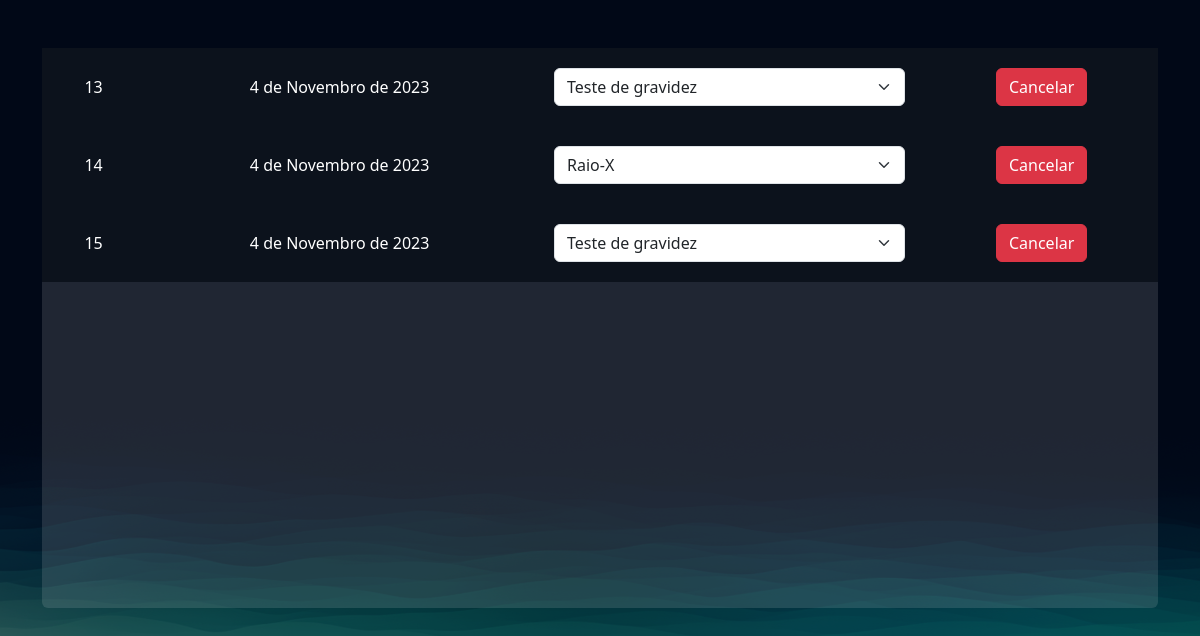
The app's page /exames/gerenciar_pedidos/ (signed in) with its own data.
### exames/models.py (models this page shows, shortened)
class PedidoExames(models.Model):
    usuario = models.ForeignKey(User, on_delete=models.DO_NOTHING)
    exames = models.ManyToManyField(SolicitacaoExame)
    agendado = models.BooleanField(default=True)
    data = models.DateField()

### exames/views.py (the view)
# urls.py: path('gerenciar_pedidos/', views.gerenciar_pedidos, name="gerenciar_pedidos"),
@login_required
def gerenciar_pedidos(request):
    pedidos_exames = PedidoExames.objects.filter(usuario=request.user)
    return render(request, "gerenciar_pedidos.html", {"pedidos_exames": pedidos_exames})

### exames/templates/gerenciar_pedidos.html (shortened to what this page needs)
{% extends "bases/base.html" %} {% load static %} {% block 'head' %}
<link href="{% static 'exames/css/css.css' %}" rel="stylesheet" >
<link href="{% static 'exames/css/gerenciar_pedidos.css' %}" rel="stylesheet" >
{% endblock 'head' %} {% block 'conteudo' %}
<br />
<br />
<div class="container">
  <div class="card card-view">
    <table>
     {% for pedidos in pedidos_exames %}
            <tr class="linha-tabela">
                <td>{{pedidos.id}}</td>
                <td>{{pedidos.data}}</td>
                <td>
                <select class="form-select">
                    {% for exame in pedidos.exames.all %}
                    <option style="color: black" value="">{{exame.exame.nome}}</option>
                    {% endfor %}
                </select>
                </td>
                <td>
                  <a href="/exames/cancelar_pedido/{{pedidos.id}}" class="btn btn-danger {% if not pedidos.agendado %}disabled{% endif %}">Cancelar</a>
                </td>
            </tr>
      {% endfor %}
    </table>
  </div>
</div>
{% endblock 'conteudo' %}

### templates/bases/base.html (shortened to what this page needs)
{% load static %}
<!doctype html>
<html lang="pt-BR">
  <head>
    <link href="https://cdn.jsdelivr.net/npm/bootstrap@5.3.1/dist/css/bootstrap.min.css" rel="stylesheet">
    <link href="{% static 'geral/css/base.css' %}" rel="stylesheet">
    {% block 'head' %}{% endblock %}
  </head>
  <body>
    {% block 'conteudo' %}{% endblock %}
  </body>
</html>

### templates/static/geral/css/base.css (style rules this page uses)
:root { --main-color: #151C34; --dark-color: #0C121C ; --light-color: #6DE6EE; --contrast-color: #f4c96b; --differential-color: #066668; }
* { color: white }

### templates/static/exames/css/css.css (style rules this page uses)
body { background-image: url('/static/geral/img/bg2.png'); background-size: cover; }
.card { background-color: rgba(217, 217, 217, .14); color: white; padding: 15px; }

### templates/static/exames/css/gerenciar_pedidos.css (style rules this page uses)
.linha-tabela { background-color: var(--dark-color); height: 20px; }
td, th { padding: 20px; }
.card-view { text-align: center; padding: 0; border: none; height: 70vh; }

### records on screen
PedidoExames: id "13", data "4 de Novembro de 2023"
PedidoExames: id "14", data "4 de Novembro de 2023"
PedidoExames: id "15", data "4 de Novembro de 2023"

### other values on screen
form field value "Teste de gravidez"
form field value "Raio-X"
